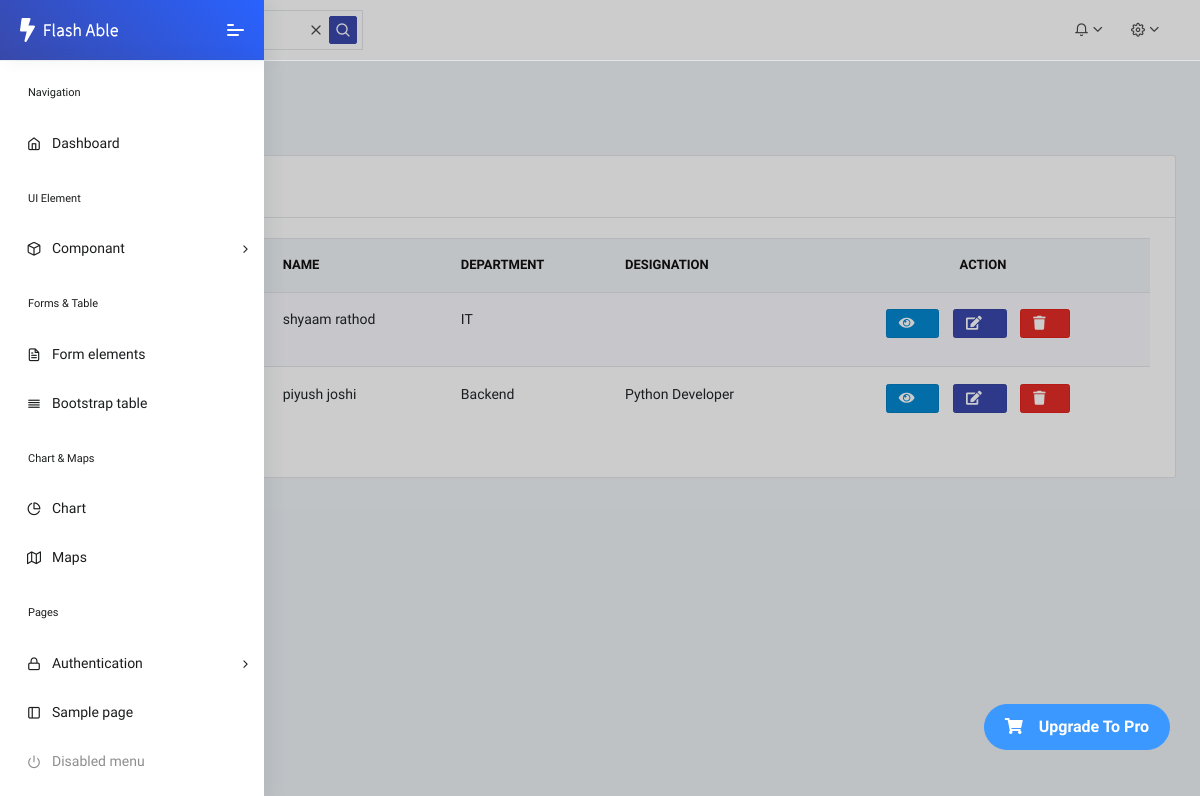
The page /list_employee/ on the database as committed earlier.
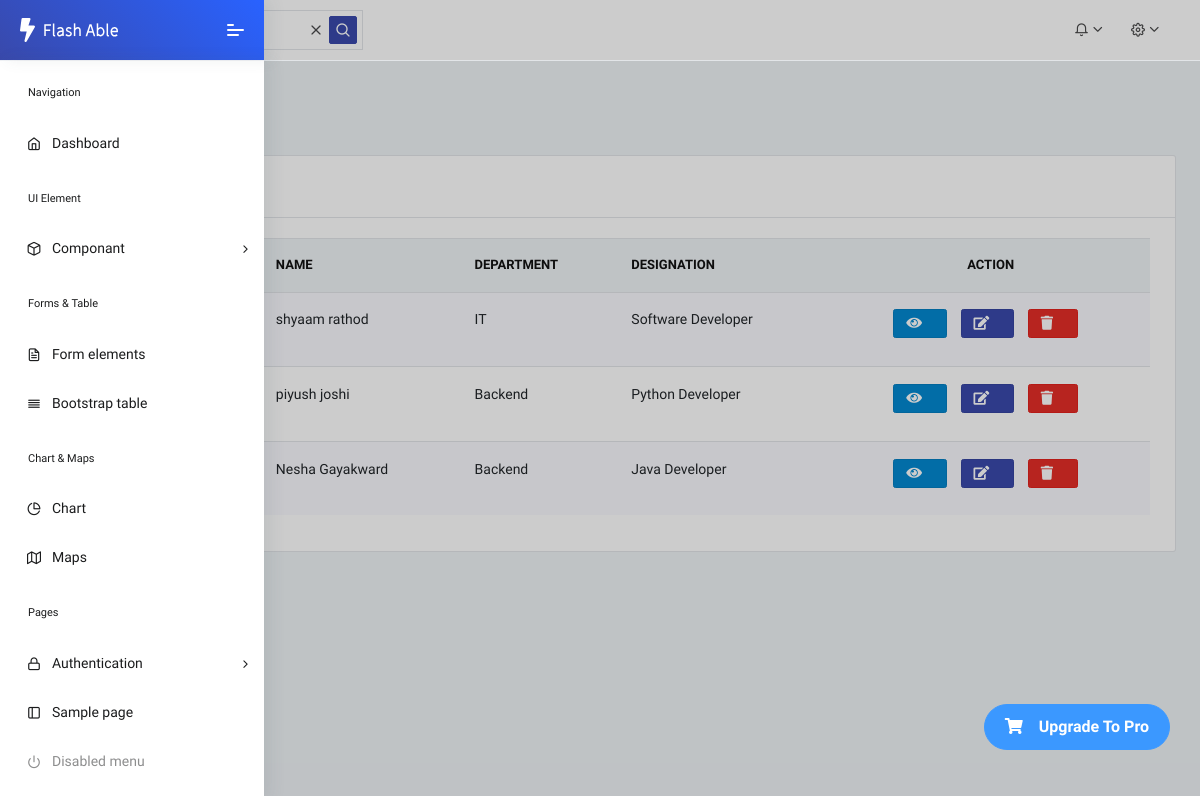
The same page on the database as committed later.
### core/models.py (models this page shows, shortened)
class EmployeeProfile(models.Model):
    user = models.OneToOneField(User, on_delete=models.CASCADE)
    department = models.ForeignKey(
        Department,
        on_delete=models.SET_NULL,
        null=True,
        blank=True
    )
    designation = models.CharField(max_length=100)
    salary = models.DecimalField(max_digits=10, decimal_places=2)
    join_date = models.DateField()
    experience = models.PositiveIntegerField(
        help_text="Years of experience",
        null=True,
        blank=True
    )

class User(AbstractUser):
    ROLE_CHOICES = [
        ("ADMIN", "Admin"),
        ("EMPLOYEE", "Employee"),
    ]
    role = models.CharField(max_length=20, choices=ROLE_CHOICES)
    phone = models.CharField(max_length=15, blank=True)
    address = models.TextField(blank=True)
    profile_pic = models.ImageField(
        upload_to="profile_pics/",
        default="profile_pics/default.png",
        blank=True
    )

class Department(models.Model):
    name = models.CharField(max_length=100)
    description = models.TextField(blank=True)

### core/views.py (the view)
# urls.py: path('list_employee/', views.list_employee, name='list-employee'),
def list_employee(request):
    employees = EmployeeProfile.objects.select_related('user','department')
    context = {
        'employees' : employees
    }
    return render(request,'employee/Employee_list.html',context)

### core/templates/employee/Employee_list.html (shortened to what the changed rows need)
{% extends 'dashboard/Admin_Dashboard.html' %}
{% load static %}
{% block mein %}
<div class="pcoded-main-container">
    <div class="pcoded-wrapper">
        <div class="pcoded-content">
            <div class="pcoded-inner-content">
                <div class="main-body">
                    <div class="page-wrapper">
                        <div class="row">
                            <div class="col-xl-12">
                                <div class="card">
                                    <div class="card-body table-border-style">
                                        <div class="table-responsive">
                                            <table class="table table-striped">
                                                <thead>
                                                    <tr>
                                                        <th>#</th>
                                                        <th>Photo</th>
                                                        <th>Name</th>
                                                        <th>Department</th>
                                                        <th>Designation</th>
                                                        <th class="text-center">Action</th>
                                                    </tr>
                                                </thead>
                                                <tbody>
                                                {% for emp in employees %}
                                                    <tr>
                                                        <td>{{ forloop.counter }}</td>
                                                        <td>
                                                        </td>
                                                        <td>
                                                            {{ emp.user.first_name }}
                                                            {{ emp.user.last_name }}
                                                        </td>
                                                        <td>
                                                            {{ emp.department.name }}
                                                        </td>
                                                        <td>
                                                            {{ emp.designation }}
                                                        </td>
                                                        <td class="text-center">
                                                            <a href="" class="btn btn-sm btn-info">
                                                                <i class="fa fa-eye"></i>
                                                            </a>
                                                            <a href="{% url 'edit-employee' pk=emp.id %}" class="btn btn-sm btn-primary">
                                                                <i class="fa fa-edit"></i>
                                                            </a>
                                                            <a href="" class="btn btn-sm btn-danger">
                                                                <i class="fa fa-trash"></i>
                                                            </a>
                                                        </td>
                                                    </tr>
                                                {% endfor %}
                                                </tbody>
                                            </table>
                                        </div>
                                    </div>
                                </div>
                            </div>
                        </div>
                    </div>
                </div>
            </div>
        </div>
    </div>
</div>
{% endblock %}

Rows that differ between the two databases and show on the page:
changed EmployeeProfile "shyaam": designation (not shown) → "Software Developer"
added EmployeeProfile: user.first_name "Nesha", user.last_name "Gayakward", department.name "Backend", designation "Java Developer"
